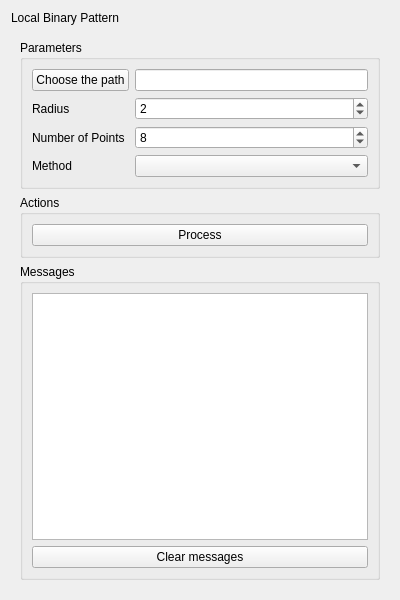
<?xml version="1.0" encoding="UTF-8"?>
<ui version="4.0">
 <class>lbp</class>
 <widget class="QWidget" name="lbp">
  <property name="geometry">
   <rect>
    <x>0</x>
    <y>0</y>
    <width>400</width>
    <height>600</height>
   </rect>
  </property>
  <property name="windowTitle">
   <string>Form</string>
  </property>
  <layout class="QGridLayout" name="gridLayout_2">
   <item row="1" column="0">
    <widget class="QScrollArea" name="scrollArea">
     <property name="frameShape">
      <enum>QFrame::NoFrame</enum>
     </property>
     <property name="widgetResizable">
      <bool>true</bool>
     </property>
     <widget class="QWidget" name="scrollAreaWidgetContents">
      <property name="geometry">
       <rect>
        <x>0</x>
        <y>0</y>
        <width>382</width>
        <height>563</height>
       </rect>
      </property>
      <layout class="QGridLayout" name="gridLayout_3">
       <item row="1" column="0">
        <widget class="QGroupBox" name="groupBox_3">
         <property name="title">
          <string>Actions</string>
         </property>
         <layout class="QGridLayout" name="gridLayout_5">
          <item row="0" column="0">
           <layout class="QVBoxLayout" name="verticalLayout">
            <item>
             <widget class="QPushButton" name="processPushButton">
              <property name="enabled">
               <bool>true</bool>
              </property>
              <property name="text">
               <string>Process</string>
              </property>
             </widget>
            </item>
           </layout>
          </item>
         </layout>
        </widget>
       </item>
       <item row="2" column="0">
        <widget class="QGroupBox" name="groupBox">
         <property name="title">
          <string>Messages</string>
         </property>
         <layout class="QGridLayout" name="gridLayout_4">
          <item row="0" column="0">
           <widget class="QPlainTextEdit" name="messagesPlainTextEdit">
            <property name="readOnly">
             <bool>true</bool>
            </property>
            <property name="overwriteMode">
             <bool>true</bool>
            </property>
           </widget>
          </item>
          <item row="1" column="0">
           <widget class="QPushButton" name="clearTextPushButton">
            <property name="text">
             <string>Clear messages</string>
            </property>
           </widget>
          </item>
         </layout>
        </widget>
       </item>
       <item row="0" column="0">
        <widget class="QGroupBox" name="groupBox_2">
         <property name="title">
          <string>Parameters</string>
         </property>
         <layout class="QGridLayout" name="gridLayout_6">
          <item row="0" column="0">
           <layout class="QFormLayout" name="formLayout">
            <item row="0" column="1">
             <widget class="QLineEdit" name="directoryLineEdit"/>
            </item>
            <item row="1" column="0">
             <widget class="QLabel" name="label_1">
              <property name="text">
               <string>Radius</string>
              </property>
             </widget>
            </item>
            <item row="1" column="1">
             <widget class="QSpinBox" name="radiusSpinBox">
              <property name="minimum">
               <number>1</number>
              </property>
              <property name="maximum">
               <number>50</number>
              </property>
              <property name="value">
               <number>2</number>
              </property>
             </widget>
            </item>
            <item row="2" column="0">
             <widget class="QLabel" name="label_2">
              <property name="text">
               <string>Number of Points</string>
              </property>
             </widget>
            </item>
            <item row="2" column="1">
             <widget class="QSpinBox" name="npointsSpinBox">
              <property name="minimum">
               <number>1</number>
              </property>
              <property name="maximum">
               <number>100</number>
              </property>
              <property name="value">
               <number>8</number>
              </property>
             </widget>
            </item>
            <item row="3" column="0">
             <widget class="QLabel" name="label_3">
              <property name="text">
               <string>Method</string>
              </property>
             </widget>
            </item>
            <item row="3" column="1">
             <widget class="QComboBox" name="comboBox"/>
            </item>
            <item row="0" column="0">
             <widget class="QPushButton" name="pathButton">
              <property name="text">
               <string>Choose the path</string>
              </property>
             </widget>
            </item>
           </layout>
          </item>
         </layout>
        </widget>
       </item>
      </layout>
     </widget>
    </widget>
   </item>
   <item row="0" column="0">
    <widget class="QLabel" name="label_title">
     <property name="text">
      <string>Local Binary Pattern</string>
     </property>
    </widget>
   </item>
  </layout>
 </widget>
 <resources/>
 <connections/>
</ui>
